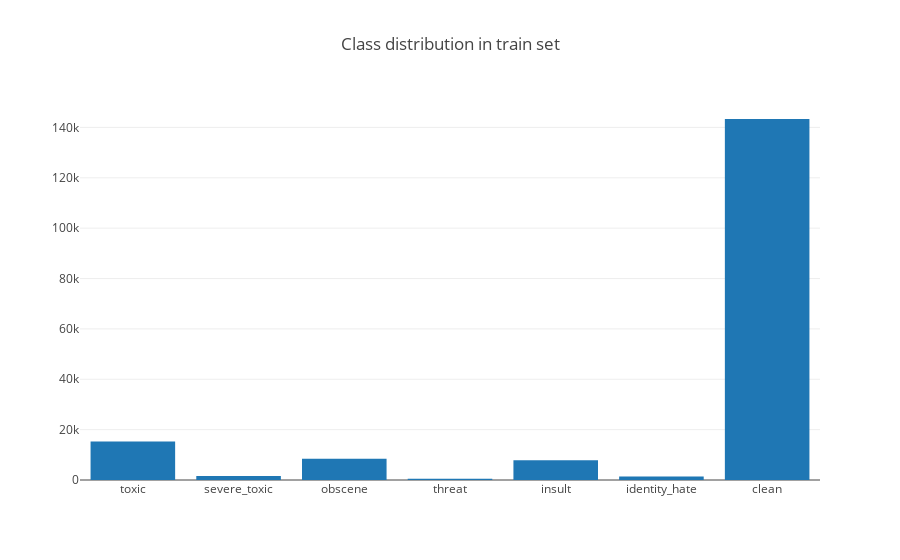

The notebook cell saved with this chart:
### Code cell
bars = go.Bar(
        y=counts,
        x=kinds,
    )

layout = go.Layout(
    title="Class distribution in train set"
)

fig = go.Figure(data=[bars], layout=layout)
iplot(fig, filename='bar')

### Figure 1 — Plotly figure (JSON) as saved in the notebook; plotly's stock layout.template omitted (floating-point values rounded to 4 significant figures)
{"data": [{"type": "bar", "uid": "4f9a6067-cb0e-4f95-b356-8108cd127c4d", "x": ["toxic", "severe_toxic", "obscene", "threat", "insult", "identity_hate", "clean"], "y": [15294, 1595, 8449, 478, 7877, 1405, 143346]}], "layout": {"title": {"text": "Class distribution in train set"}}}
